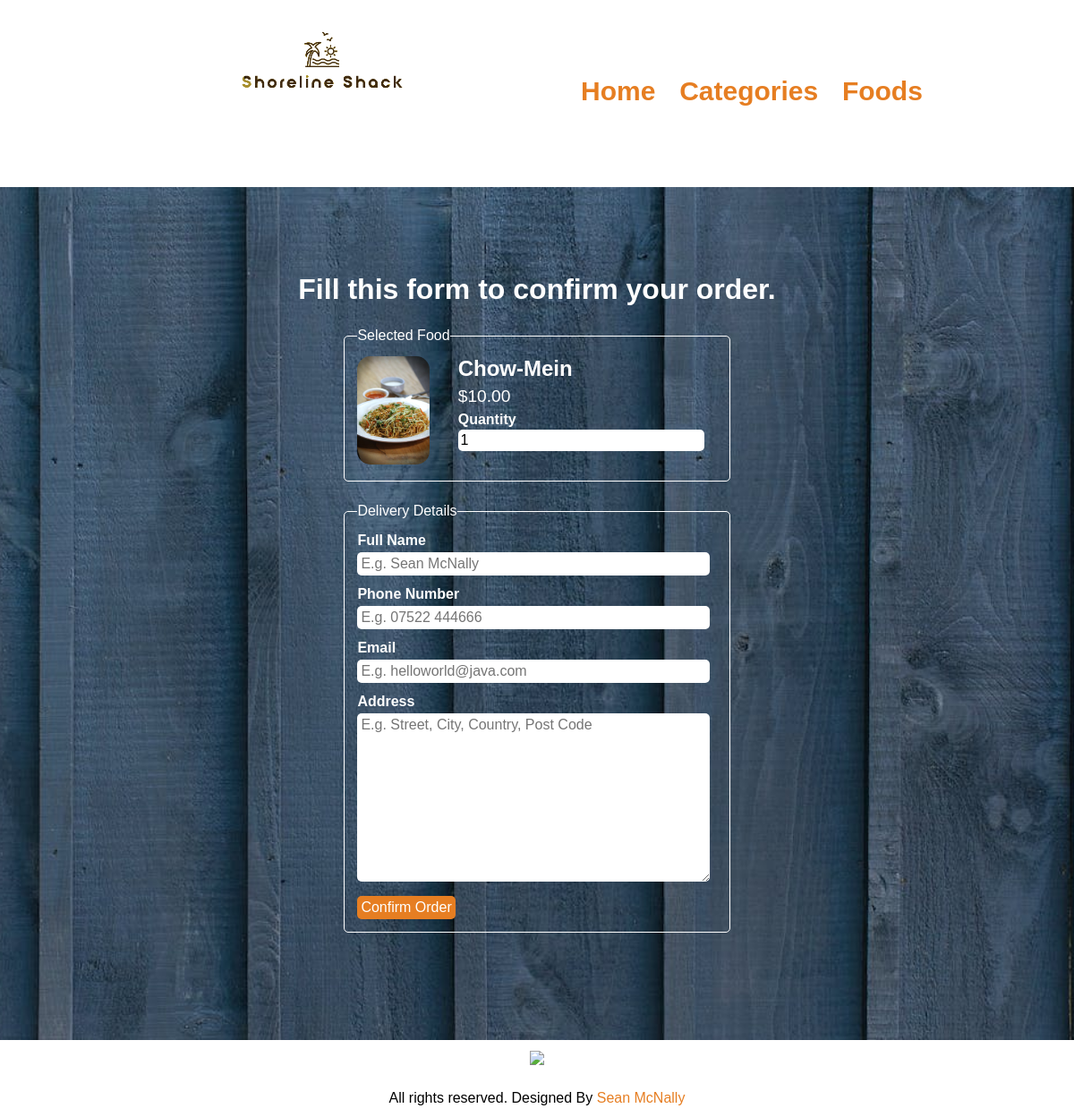
Page /order.php?food_id=11 on the committed database.
### tables this page shows
CREATE TABLE `tbl_food` (
  `id` int(10) UNSIGNED NOT NULL,
  `title` varchar(100) NOT NULL,
  `description` text NOT NULL,
  `price` decimal(10,2) NOT NULL,
  `image_name` varchar(255) NOT NULL,
  `category_id` int(10) UNSIGNED NOT NULL,
  `featured` varchar(10) NOT NULL,
  `active` varchar(10) NOT NULL
);

### order.php (the view, shortened to what this page needs)
<?php include('partials-frontend/menu.php'); ?>
    <?php
        if(isset($_GET['food_id']))
        {
            $food_id = $_GET['food_id'];
            $sql = "SELECT * FROM tbl_food WHERE id=$food_id";
            $res = mysqli_query($conn, $sql);
            $count = mysqli_num_rows($res);
            if($count==1)
            {
                $row = mysqli_fetch_assoc($res);
                $title = $row['title'];
                $price = $row['price'];
                $image_name = $row['image_name'];
            }
            else
            {
                header('location:'.SITEURL);
            }
        }
        else
        {
            header('location:'.SITEURL);
        }
    ?>
    <section class="food-search">
        <div class="container">
            <h2 class="text-center text-white">Fill this form to confirm your order.</h2>
            <form action="" method="POST" class="order">
                <fieldset>
                    <legend>Selected Food</legend>
                    <div class="food-menu-img">
                        <?php
                            if($image_name=="")
                            {
                                echo "<div class='error'>Image Unavailable</div>";
                            }
                            else
                            {
                                ?>
                                    <img src="<?php echo SITEURL; ?>images/food/<?php echo $image_name; ?>" alt="Chicke Hawain Pizza" class="img-responsive img-curve">
                                <?php
                            }
                        ?>
                    </div>
                    <div class="food-menu-desc">
                        <h3><?php echo $title; ?></h3>
                        <p class="food-price">$<?php echo $price; ?></p>
                        <div class="order-label">Quantity</div>
                        <input type="number" name="qty" class="input-responsive" value="1" required>
                    </div>
                </fieldset>
                <fieldset>
                    <legend>Delivery Details</legend>
                    <div class="order-label">Full Name</div>
                    <input type="text" name="full-name" placeholder="E.g. Sean McNally" class="input-responsive" required>
                    <div class="order-label">Phone Number</div>
                    <input type="tel" name="contact" placeholder="E.g. 07522 444666" class="input-responsive" required>
                    <div class="order-label">Email</div>
                    <input type="email" name="email" placeholder="E.g. helloworld@java.com" class="input-responsive" required>
                    <div class="order-label">Address</div>
                    <textarea name="address" rows="10" placeholder="E.g. Street, City, Country, Post Code" class="input-responsive" required></textarea>
                    <input type="submit" name="submit" value="Confirm Order" class="btn btn-primary">
                </fieldset>
            </form>
        </div>
    </section>
    <?php include('partials-frontend/footer.php'); ?>

### css/style.css (style rules this page uses)
* { margin: 0 0; padding: 0 0; font-family: Tahoma, sans-serif; }
.container { width: 80%; margin: 0 auto; padding: 1%; }
.img-responsive { width: 100%; }
.img-curve { border-radius: 15px; }
.text-center { text-align: center; }
.text-white { color: white; }
.btn { padding: 1%; border: none; font-size: 1rem; border-radius: 5px; }
.btn-primary { background-color: #e67e22;; color: white; cursor: pointer; }
h2 { color: #2f3542; font-size: 2rem; margin-bottom: 2%; font-family: Tahoma, sans-serif; }
h3 { font-size: 1.5rem; font-family: Tahoma, sans-serif; }
fieldset { border: 1px solid white; margin: 5%; padding: 3%; border-radius: 5px; }
.food-search { background-image: url(../images/bg.jpg); background-size: cover; background-repeat: no-repeat; background-position: center; padding: 7% 0; }
.food-menu-img { width: 20%; float: left; }
.food-menu-desc { width: 70%; float: left; margin-left: 8%; }
.food-price { font-size: 1.2rem; margin: 2% 0; }
.order { width: 50%; margin: 0 auto; color: white; }
.input-responsive { width: 96%; padding: 1%; margin-bottom: 3%; border: none; border-radius: 5px; font-size: 1rem; }
.order-label { margin-bottom: 1%; font-weight: bold; }

### rows in the picture
tbl_food: image_name (picture), title "Chow-Mein", price "10.00"
